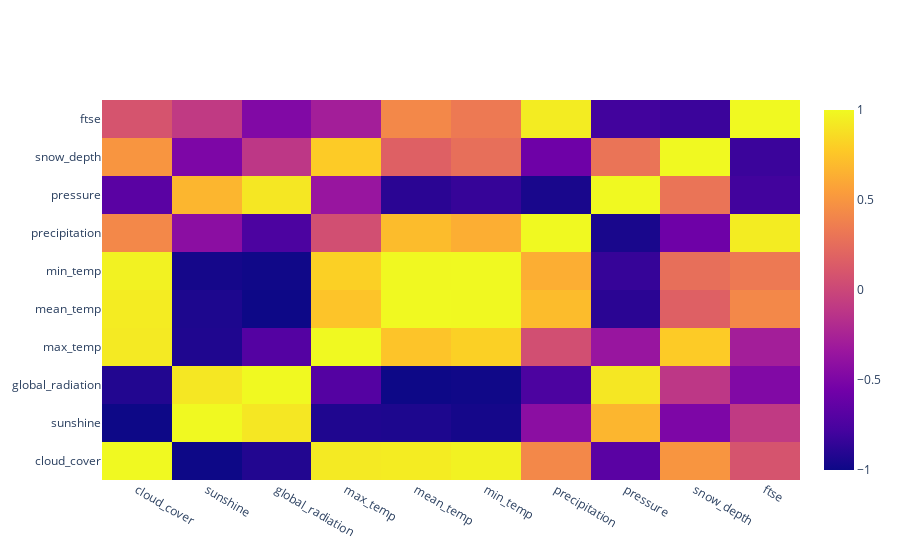

The code cell stored with this chart in its notebook:
### Code cell
correl = subset_data.corr()

trace = go.Heatmap(z=correl.values,
                  x=correl.index.values,
                  y=correl.columns.values)
data=[trace]
plotly.offline.iplot(data, filename='basic-heatmap')

### Figure 1 — Plotly figure (JSON) as saved in the notebook; plotly's stock layout.template omitted (floating-point values rounded to 4 significant figures)
{"data": [{"type": "heatmap", "x": ["cloud_cover", "sunshine", "global_radiation", "max_temp", "mean_temp", "min_temp", "precipitation", "pressure", "snow_depth", "ftse"], "y": ["cloud_cover", "sunshine", "global_radiation", "max_temp", "mean_temp", "min_temp", "precipitation", "pressure", "snow_depth", "ftse"], "z": [[1, -1.0, -0.9166, 0.9296, 0.9395, 0.9683, 0.421, -0.6763, 0.5, 0.08728], [-1.0, 1, 0.9166, -0.9296, -0.9395, -0.9683, -0.421, 0.6763, -0.5, -0.08728], [-0.9166, 0.9166, 1, -0.7046, -0.9981, -0.9874, -0.7486, 0.9144, -0.1119, -0.4784], [0.9296, -0.9296, -0.7046, 1, 0.7471, 0.8081, 0.05704, -0.3571, 0.784, -0.286], [0.9395, -0.9395, -0.9981, 0.7471, 1, 0.9953, 0.7063, -0.8877, 0.1731, 0.4233], [0.9683, -0.9683, -0.9874, 0.8081, 0.9953, 1, 0.6342, -0.8388, 0.2678, 0.3333], [0.421, -0.421, -0.7486, 0.05704, 0.7063, 0.6342, 1, -0.9529, -0.575, 0.9403], [-0.6763, 0.6763, 0.9144, -0.3571, -0.8877, -0.8388, -0.9529, 1, 0.2998, -0.7929], [0.5, -0.5, -0.1119, 0.784, 0.1731, 0.2678, -0.575, 0.2998, 1, -0.8191], [0.08728, -0.08728, -0.4784, -0.286, 0.4233, 0.3333, 0.9403, -0.7929, -0.8191, 1]]}], "layout": {}}
